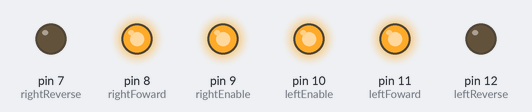
This sketch was run on a simulated Arduino Uno, built with avr-gcc and run on an emulated ATmega328P. On the bench: output pins drawn as LEDs (lit = HIGH).

Above: at 2.5 s.
At 5.5 s:
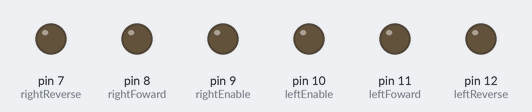
At 7.0 s:
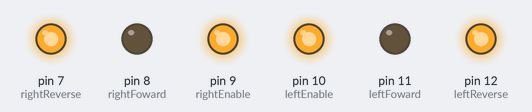
Timing chart, 0 to 10.4 s (numbered marks = the images above):
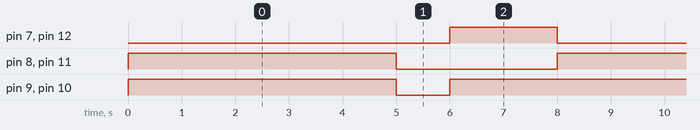

The sketch:

sketch_jan15a_Story3.ino
```cpp
//C++

const int leftReverse = 12;
const int leftFoward = 11;
const int leftEnable = 10;
const int rightEnable = 9;
const int rightFoward = 8;
const int rightReverse = 7;

void setup()
{
  pinMode(leftReverse, OUTPUT);
  pinMode(leftFoward, OUTPUT);
  pinMode(leftEnable, OUTPUT);
  pinMode(rightReverse, OUTPUT);
  pinMode(rightFoward, OUTPUT);
  pinMode(rightEnable, OUTPUT);
}

void loop()
{
  digitalWrite(leftEnable, HIGH);
  digitalWrite(rightEnable, HIGH);
  digitalWrite(leftFoward, HIGH);
  digitalWrite(rightFoward, HIGH);
  digitalWrite(leftReverse, LOW);
  digitalWrite(rightReverse, LOW);
  delay(5000); // Wait 5 seconds
  digitalWrite(leftEnable, LOW);
  digitalWrite(rightEnable, LOW);
  digitalWrite(leftFoward, LOW);
  digitalWrite(rightFoward, LOW);
  digitalWrite(leftReverse, LOW);
  digitalWrite(rightReverse, LOW);
  delay(1000); // Wait 1 second
  digitalWrite(leftEnable, HIGH);
  digitalWrite(rightEnable, HIGH);
  digitalWrite(leftFoward, LOW);
  digitalWrite(rightFoward, LOW);
  digitalWrite(leftReverse, HIGH);
  digitalWrite(rightReverse, HIGH);
  delay(2000); // Wait 2 seconds
}
```

Measured:
- by itself, pin 7 (rightReverse), pin 12 (leftReverse): alternates HIGH for 2.0 s and LOW for 6.0 s
- by itself, pin 8 (rightFoward), pin 11 (leftFoward): alternates HIGH for 5.0 s and LOW for 3.0 s
- by itself, pin 9 (rightEnable), pin 10 (leftEnable): repeats every 8.0 s: LOW 1.0 s, HIGH 7.0 s
